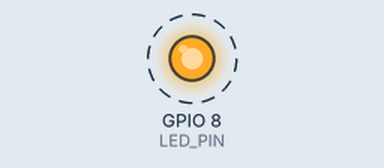
The program below on a simulated ESP32-C6. On the bench: output pins drawn as LEDs (lit = HIGH). Dashed ring = blinking.

Above: at 0.5 s.
Timing chart, 0 to 4.6 s (numbered marks = the images above):
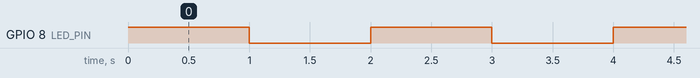

The program:

main.cpp
```cpp
#include <stdio.h>
#include "freertos/FreeRTOS.h"
#include "freertos/task.h"
#include "driver/gpio.h"
#include "esp_log.h"

#define LED_PIN GPIO_NUM_8
#define TAG "ESP32C6_BLINK"

extern "C" void app_main(void)
{
    ESP_LOGI(TAG, "ESP32-C6 Supermini Blink Started!");
    ESP_LOGI(TAG, "LED Pin: %d", LED_PIN);

    gpio_reset_pin(LED_PIN);
    gpio_set_direction(LED_PIN, GPIO_MODE_OUTPUT);

    while (1) {
        gpio_set_level(LED_PIN, 1);
        ESP_LOGI(TAG, "LED ON");
        vTaskDelay(1000 / portTICK_PERIOD_MS);

        gpio_set_level(LED_PIN, 0);
        ESP_LOGI(TAG, "LED OFF");
        vTaskDelay(1000 / portTICK_PERIOD_MS);
    }
}
```

Measured:
- by itself, GPIO 8 (LED_PIN): alternates HIGH for 1.0 s and LOW for 1.0 s
